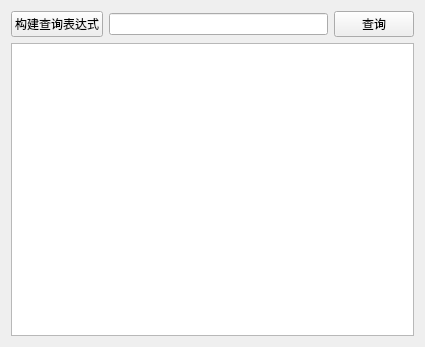
<?xml version="1.0" encoding="UTF-8"?>
<ui version="4.0">
 <class>Form</class>
 <widget class="QWidget" name="Form">
  <property name="geometry">
   <rect>
    <x>0</x>
    <y>0</y>
    <width>425</width>
    <height>347</height>
   </rect>
  </property>
  <property name="minimumSize">
   <size>
    <width>0</width>
    <height>50</height>
   </size>
  </property>
  <property name="sizeIncrement">
   <size>
    <width>0</width>
    <height>50</height>
   </size>
  </property>
  <property name="windowTitle">
   <string>Form</string>
  </property>
  <layout class="QFormLayout" name="formLayout">
   <item row="0" column="0" colspan="2">
    <layout class="QHBoxLayout" name="horizontalLayout">
     <item>
      <widget class="QPushButton" name="pushButton">
       <property name="text">
        <string>构建查询表达式</string>
       </property>
      </widget>
     </item>
     <item>
      <widget class="QLineEdit" name="lineEdit"/>
     </item>
     <item>
      <widget class="QPushButton" name="pushButton_2">
       <property name="text">
        <string>查询</string>
       </property>
      </widget>
     </item>
    </layout>
   </item>
   <item row="1" column="0" colspan="2">
    <widget class="QgsAttributeTableView" name="tableView"/>
   </item>
  </layout>
 </widget>
 <customwidgets>
  <customwidget>
   <class>QgsAttributeTableView</class>
   <extends>QTableView</extends>
   <header>qgsattributetableview.h</header>
  </customwidget>
 </customwidgets>
 <resources/>
 <connections/>
</ui>
